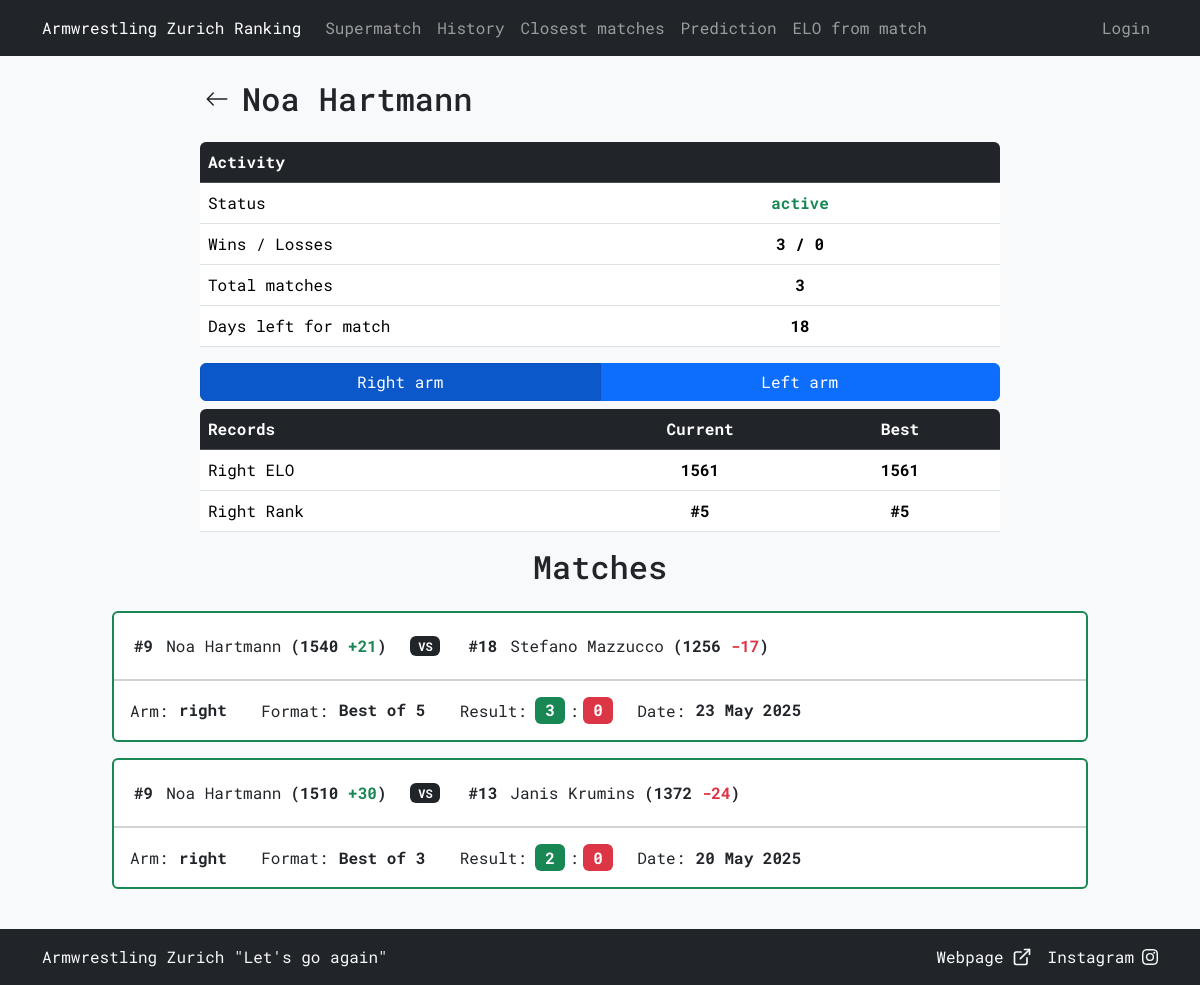
The page /view_member?id=24 on the database as committed earlier.
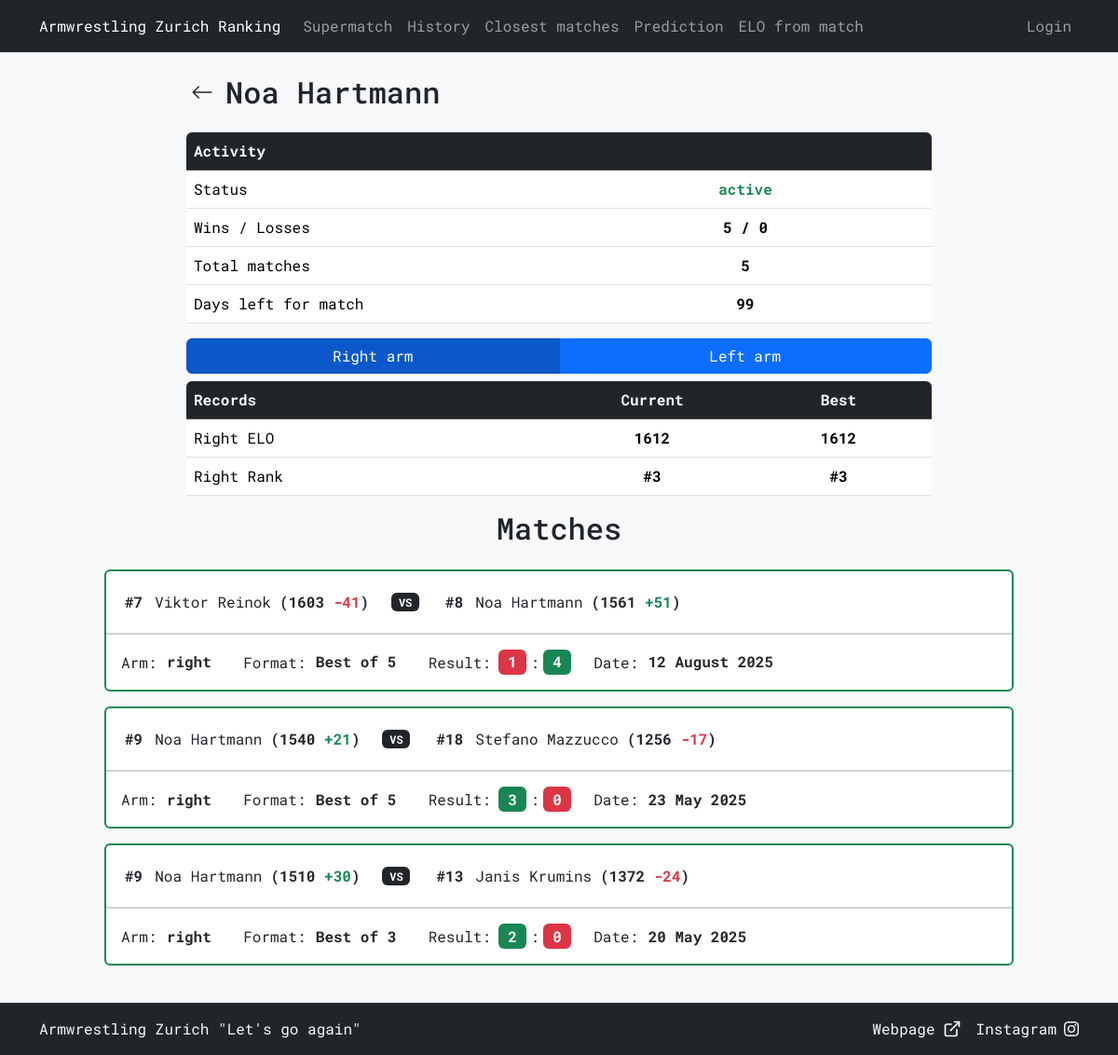
The same page on the database as committed later.
### tables this page shows
CREATE TABLE "armwrestlers" (
    id INTEGER PRIMARY KEY AUTOINCREMENT,
    name TEXT NOT NULL UNIQUE,
    right_elo INTEGER NOT NULL,
    left_elo INTEGER NOT NULL,
    right_rank INTEGER,
    left_rank INTEGER,
    added_by TEXT NOT NULL,
    active_until DATE NOT NULL,
    last_edited_by TEXT,
    FOREIGN KEY (added_by) REFERENCES users(username)
);

CREATE TABLE "history" (
    id INTEGER PRIMARY KEY AUTOINCREMENT,
    armwrestler1_id INTEGER NOT NULL,
    armwrestler2_id INTEGER NOT NULL,
    arm TEXT NOT NULL CHECK (arm IN ('right', 'left')),
    armwrestler1_rank INTEGER NOT NULL,
    armwrestler2_rank INTEGER NOT NULL,
    armwrestler1_elo INTEGER NOT NULL,
    armwrestler2_elo INTEGER NOT NULL,
    armwrestler1_score INTEGER NOT NULL,
    armwrestler2_score INTEGER NOT NULL,
    armwrestler1_elo_diff INTEGER NOT NULL,
    armwrestler2_elo_diff INTEGER NOT NULL,
    selected_format TEXT NOT NULL,
    date DATETIME DEFAULT CURRENT_TIMESTAMP,
    added_by TEXT NOT NULL,
    FOREIGN KEY (armwrestler1_id) REFERENCES armwrestlers(id),
    FOREIGN KEY (armwrestler2_id) REFERENCES armwrestlers(id),
    FOREIGN KEY (added_by) REFERENCES users(username)
);

### armelo_app.py (the view, shortened to what this page needs)
@app.route("/view_member", methods=["GET"])
def view_member():
    try:
        id = int(request.args.get('id'))
    except (ValueError, IndexError):
        raise NotFound()
    arm = request.args.get('arm', 'right')
    name_result = db_execute('SELECT name FROM armwrestlers WHERE id = ?', id)
    if not name_result:
        raise NotFound()
    name = name_result[0][0]
    query = '''
        SELECT
            CASE WHEN a.active_until >= DATE('now') THEN 'active' ELSE 'inactive' END AS current_status,
            a.right_elo, a.left_elo, a.right_rank, a.left_rank,
            a.active_until
        FROM armwrestlers a
        WHERE a.id = ?
    '''
    current_status, current_right_elo, current_left_elo, current_right_rank, current_left_rank, active_until = db_execute(query, id)[0]
    wins, losses = 0, 0
    active_until_date = datetime.strptime(active_until, '%Y-%m-%d')
    days_left = (active_until_date - datetime.today()).days + 1
    days_left = days_left if days_left >= 0 else "inactive"
    history = db_execute('''
        SELECT a1.id AS armwrestler1_id, a1.name AS armwrestler1_name, a2.id AS armwrestler2_id, a2.name AS armwrestler2_name, h.arm,
               h.armwrestler1_rank, h.armwrestler2_rank, h.armwrestler1_elo, h.armwrestler2_elo,
               h.armwrestler1_score, h.armwrestler2_score, h.armwrestler1_elo_diff, h.armwrestler2_elo_diff,
               h.selected_format, h.date
        FROM history h
        JOIN armwrestlers a1 ON h.armwrestler1_id = a1.id
        JOIN armwrestlers a2 ON h.armwrestler2_id = a2.id
        WHERE h.armwrestler1_id = ? OR h.armwrestler2_id = ?
        ORDER BY h.id DESC
    ''', id, id)
    selected_arm_history = []
    if history:
        best_right_elo = current_right_elo
        best_left_elo = current_left_elo
        best_right_rank = current_right_rank
        best_left_rank = current_left_rank
        wins_losses = []
        for record in history:
            is_armwrestler1 = record[0] == id
            match_arm = record[4]
            elo = record[7] if is_armwrestler1 else record[8]
            rank = record[5] if is_armwrestler1 else record[6]
            if (is_armwrestler1 and record[9] > record[10]) or (not is_armwrestler1 and record[9] < record[10]):
                wins += 1
                if match_arm == arm:
                    wins_losses.append("win")
            elif (is_armwrestler1 and record[9] < record[10]) or (not is_armwrestler1 and record[9] > record[10]):
                losses += 1
                if match_arm == arm:
                    wins_losses.append("loss")
            else:
                if match_arm == arm:
                    wins_losses.append("draw")
            if match_arm == 'right':
                best_right_elo = max(best_right_elo, elo)
                best_right_rank = min(best_right_rank, rank) if best_right_rank is not None else rank
                if arm == 'right':
                    selected_arm_history.append(record)
            elif match_arm == 'left':
                best_left_elo = max(best_left_elo, elo)
                best_left_rank = min(best_left_rank, rank) if best_left_rank is not None else rank
                if arm == 'left':
                    selected_arm_history.append(record)
        formatted_data = get_matches_formatted_data(selected_arm_history)
        total_matches = len(history)
    badges_for_arm = db_execute('''
        SELECT badges.name, badges.color
        FROM armwrestler_badges
        JOIN badges ON armwrestler_badges.badge_id = badges.id
        WHERE armwrestler_badges.armwrestler_id = ? AND armwrestler_badges.arm = ?
    ''', id, arm)
    template_data = {
        'id': id,
        'name': name,
        'current_right_elo': current_right_elo, 'current_left_elo': current_left_elo,
        'current_right_rank': current_right_rank, 'current_left_rank': current_left_rank,
        'best_right_elo': best_right_elo, 'best_left_elo': best_left_elo,
        'best_right_rank': best_right_rank, 'best_left_rank': best_left_rank,
        'current_status': current_status,
        'matches': selected_arm_history, 'formatted_data': formatted_data,
        'wins': wins, 'losses': losses, 'total_matches': total_matches,
        'days_left': days_left, 'wins_losses': wins_losses,
        'arm': arm,
        'badges_for_arm': badges_for_arm
    }
    if request.headers.get('HX-Request'):
        return render_template('view_member_partial.html', **template_data)
    return render_template('view_member.html', **template_data)

### templates/view_member.html (shortened to what this page needs)
{% extends "layout.html" %}
{% block content %}
<div class="mx-auto" style="max-width: 800px;">
    <div class="mb-4">
        <div class="row p-auto m-auto">
            <div class="col-auto p-0 d-flex align-items-center">
                <form action="{{ url_for('ranking') }}" method="GET">
                    <button type="submit" class="btn btn-generic px-1 py-1 d-flex align-items-center">
                        <svg xmlns="http://www.w3.org/2000/svg" width="24" height="24" fill="currentColor" class="bi bi-arrow-left" viewBox="0 0 16 16">
                            <path fill-rule="evenodd" d="M15 8a.5.5 0 0 0-.5-.5H2.707l3.147-3.146a.5.5 0 1 0-.708-.708l-4 4a.5.5 0 0 0 0 .708l4 4a.5.5 0 0 0 .708-.708L2.707 8.5H14.5A.5.5 0 0 0 15 8"/>
                        </svg>
                    </button>
                </form>
            </div>
            <div class="col d-flex align-items-center px-2">
                <h2 class="mb-0">{{ name }}</h2>
            </div>
        </div>
    </div>
    <div class="table-responsive rounded">
        <table class="table">
            <thead class="table-dark">
                <tr>
                    <th colspan="2" class="align-middle">Activity</th>
                </tr>
            </thead>
            <tbody>
                <tr>
                    <td class="w-50 align-middle">Status</td>
                    <td class="text-center align-middle">
                        <span class="{% if current_status == 'active' %}text-success{% else %}text-secondary{% endif %}">
                            <strong>{{ current_status }}</strong>
                        </span>
                    </td>
                </tr>
                <tr>
                    <td class="w-50 align-middle">Wins / Losses</td>
                    <td class="text-center align-middle">
                        <strong>{{ wins }} / {{ losses }}</strong>
                    </td>
                </tr>
                <tr>
                    <td class="w-50 align-middle">Total matches</td>
                    <td class="text-center align-middle">
                        <strong>{{ total_matches }}</strong>
                    </td>
                </tr>
                <tr>
                    <td class="w-50 align-middle">Days left for match</td>
                    <td class="text-center align-middle {% if days_left == 'inactive' %}text-secondary{% endif %}">
                        <strong>{{ days_left }}</strong>
                    </td>
                </tr>
            </tbody>
        </table>
    </div>
</div>
<div id="arm_info">
    {% include 'view_member_partial.html' %}
</div>
{% endblock %}

### templates/view_member_partial.html (shortened to what this page needs)
<div class="mx-auto" style="max-width: 800px;">
    <div class="btn-group btn-group-toggle mb-2 w-100" data-toggle="buttons">
        <a href="{{ url_for('view_member', arm='right', id=id) }}"
            class="btn btn-primary w-50 {{ 'active' if arm == 'right' else '' }}"
            role="button"
            hx-get="{{ url_for('view_member', id=id, arm='right') }}"
            hx-target="#arm_info"
            hx-swap="innerHTML"
            aria-pressed="{{ 'true' if arm == 'right' else 'false' }}">Right arm</a>
        <a href="{{ url_for('view_member', arm='left', id=id) }}"
            class="btn btn-primary w-50 {{ 'active' if arm == 'left' else '' }}"
            role="button"
            hx-get="{{ url_for('view_member', id=id, arm='left') }}"
            hx-target="#arm_info"
            hx-swap="innerHTML"
            aria-pressed="{{ 'true' if arm == 'left' else 'false' }}">Left arm</a>
    </div>
    <div class="table-responsive rounded">
        <table class="table">
            <thead class="table-dark">
                <tr>
                    <th class="w-50 align-middle">Records</th>
                    <th class="text-center w-25 align-middle">Current</th>
                    <th class="text-center w-25 align-middle">Best</th>
                </tr>
            </thead>
            <tbody>
                {% if arm == 'right' %}
                <tr>
                    <td class="align-middle">Right ELO</td>
                    <td class="text-center align-middle"><strong>{{ current_right_elo }}</strong></td>
                    <td class="text-center align-middle"><strong>{{ best_right_elo }}</strong></td>
                </tr>
                <tr>
                    <td class="align-middle">Right Rank</td>
                    <td class="text-center align-middle">
                        <strong>{% if current_right_rank %}#{% endif %}{{ current_right_rank }}</strong>
                    </td>
                    <td class="text-center align-middle">
                        <strong>{% if best_right_rank %}#{% endif %}{{ best_right_rank }}</strong>
                    </td>
                </tr>
                {% endif %}
            </tbody>
        </table>
    </div>
</div>
<div class="col-auto text-center mb-4">
    <h2>Matches</h2>
</div>
{% if matches %}
{% include 'matches_partial.html' %}
{% else %}
<div class="alert alert-secondary">
    The armwrestler has not had any matches on the <strong>{{ arm }}</strong> arm.
</div>
{% endif%}

### templates/matches_partial.html (shortened to what this page needs)
{% for match in matches %}
<div class="col-12 mb-3">
    {% if wins_losses %}
        {% if wins_losses[loop.index - 1] == 'win' %}
            <div class="card border-success card-wider-border">
        {% elif wins_losses[loop.index - 1] == 'loss' %}
            <div class="card border-danger card-wider-border">
        {% else %}
            <div class="card card-wider-border">
        {% endif %}
    {% else %}
        <div class="card">
    {% endif %}
            <div class="card-header bg-transparent">
                <div class="row mt-2">
                    <div class="col-12 col-lg-auto mb-2 d-flex justify-content-center">
                        <div class="d-flex align-items-center gap-0 align-middle">
                            {% if match[5] %}
                            <strong class="align-middle p-1">#{{ match[5] }}</strong>
                            {% endif %}
                            <a href="{{ url_for('view_member', id=match[0]) }}" class="btn btn-generic text-start px-2 py-1 m-0 text-nowrap">
                            {{ match[1] }}
                            </a>
                            <strong class="text-nowrap align-middle">({{ match[7] }} <span class="{{ formatted_data[loop.index - 1][2] }}">{{ formatted_data[loop.index - 1][4] }}</span>)</strong>
                        </div>
                    </div>
                    <div class="col-12 col-lg-auto text-center mb-2 d-flex align-items-center justify-content-center">
                        <span class="badge bg-dark">VS</span>
                    </div>
                    <div class="col-12 col-lg-auto mb-2 d-flex justify-content-center">
                        <div class="d-flex align-items-center gap-0 align-middle">
                            {% if match[6] %}
                            <strong class="align-middle p-1">#{{ match[6] }}</strong>
                            {% endif %}
                            <a href="{{ url_for('view_member', id=match[2]) }}" class="btn btn-generic text-start px-2 py-1 m-0 text-nowrap">
                                {{ match[3] }}
                            </a>
                            <strong class="text-nowrap align-middle">({{ match[8] }} <span class="{{ formatted_data[loop.index - 1][3] }}">{{ formatted_data[loop.index - 1][5] }}</span>)</strong>
                        </div>
                    </div>
                </div>
            </div>
            <div class="card-body">
                <div class="card-text">
                    <div class="row justify-content-start">
                        <div class="col-12 col-lg-auto mb-2 mb-lg-0 text-start">
                            Arm:<span class="fs-6 mx-0 badge text-dark">{{ match[4] }}</span>
                        </div>
                        <div class="col-12 col-lg-auto mb-2 mb-lg-0 text-start">
                            Format:<span class="fs-6 mx-0 badge text-dark">{{ match[13] }}</span>
                        </div>
                        <div class="col-12 col-lg-auto mb-2 mb-lg-0 text-start">
                            Result:<span class="fs-6 ms-2 me-1 badge {{ formatted_data[loop.index - 1][0] }}">{{ match[9] }}</span>:<span class="fs-6 ms-1 me-0 badge {{ formatted_data[loop.index - 1][1] }}">{{ match[10] }}</span>
                        </div>
                        <div class="col-12 col-lg-auto mb-0 mb-lg-0 text-start">
                            Date:<span class="fs-6 mx-0 badge text-dark">{{ formatted_data[loop.index - 1][6] }}</span>
                        </div>
                    </div>
                </div>
            </div>
        </div>
</div>
{% endfor %}

Rows that differ between the two databases and show on the page:
changed armwrestlers "Noa Hartmann": right_elo "1561" → "1612"
added history: armwrestler1_rank "7", name "Viktor Reinok", armwrestler1_elo "1603", armwrestler1_elo_diff "-41", armwrestler2_rank "8", name "Noa Hartmann", armwrestler2_elo "1561", index "+51", arm "right", selected_format "Best of 5", armwrestler1_score "1", armwrestler2_score "4", date "12 August 2025"
Other text that changed with them:
{{ wins }}: "3" → "5"
{{ total_matches }}: "3" → "5"
{{ days_left }}: "18" → "99"
{{ current_right_rank }}: "5" → "3"
{{ best_right_rank }}: "5" → "3"
